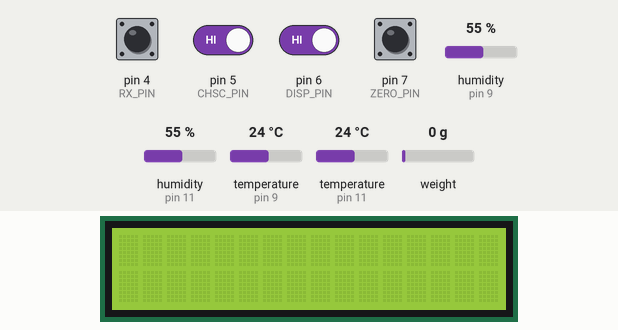
This sketch was run on a simulated Arduino Uno, built with avr-gcc and run on an emulated ATmega328P. Parts: 16×2 character LCD. The inputs (shaded band) are chosen by the test bench; at power-on: pin 4 (RX_PIN), pin 5 (CHSC_PIN), pin 6 (DISP_PIN), pin 7 (ZERO_PIN) HIGH, humidity (sensors on pin 9, pin 11) 55 %, temperature (sensors on pin 9, pin 11) 24 °C, weight on the scale 0 g. No radio packets arrive unless stated; what the sketch prints to the serial monitor is not drawn.

Above: at 5.2 s.
5.3 s: pin 4 (RX_PIN) pulled LOW for 3 s
At 9.4 s:
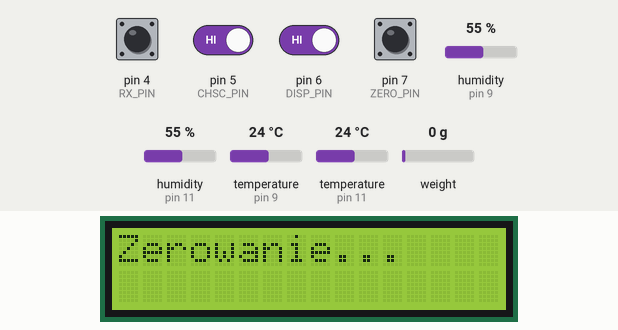
12.6 s: pin 5 (CHSC_PIN) driven LOW and pin 6 (DISP_PIN) driven LOW
At 16.7 s:
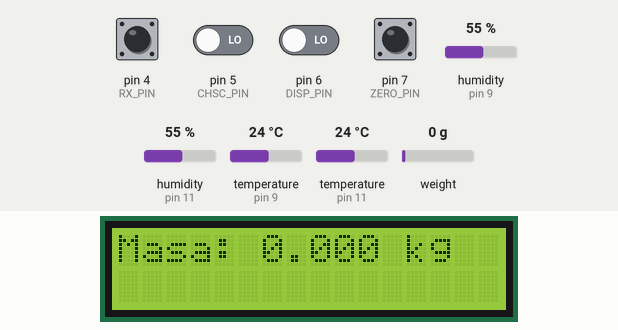
22.7 s: pin 5 (CHSC_PIN) driven HIGH
At 27.8 s:
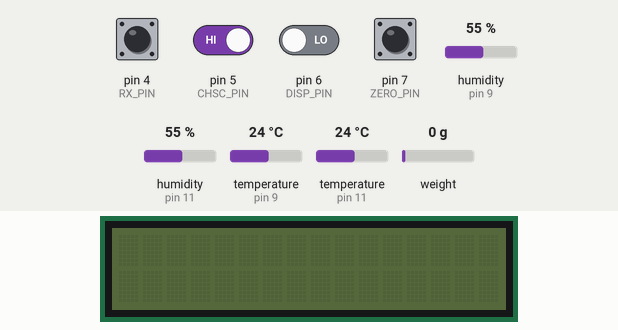
34.3 s: pin 7 (ZERO_PIN) pulled LOW for 3 s
At 37.1 s:
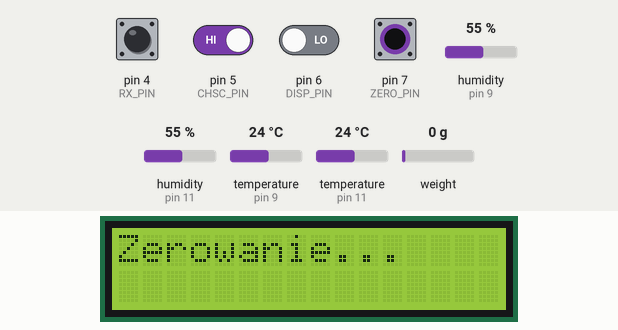
39.1 s: pin 5 (CHSC_PIN) driven LOW
At 50.5 s:
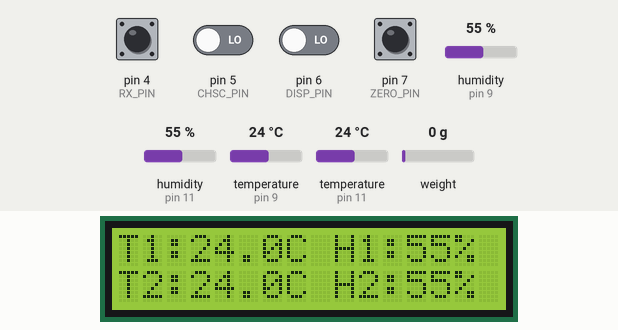
50.7 s: humidity (sensor on pin 9) set to 22 %
At 61.4 s:
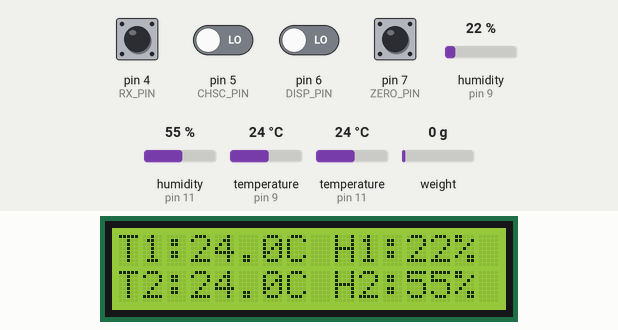
Timing chart, 0 to 62.9 s (numbered marks = the images above; inputs shaded):
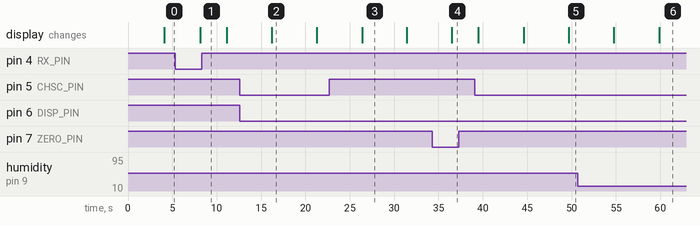

Measured:
- after the input at 5.3 s, the display: changes after 2.8 s (image 1)
- after the input at 12.6 s, the display: changes after 3.6 s (image 2)
- after the input at 22.7 s, the display: changes after 3.7 s (image 3)
- after the input at 34.3 s, the display: changes after 2.2 s (image 4)
- after the input at 39.1 s, the display: first differs from a run without the input after 5.5 s (image 5 shows a later state)
- after the input at 50.7 s, the display: first differs from a run without the input after 9.2 s (image 6)
- what the display in image 2 shows lasts 5.1 s, from 16.2 s to 21.3 s

The sketch:

MAIN.ino
```cpp
#include <Wire.h>
#include <LiquidCrystal_I2C.h>
#include "HX711.h"
#include "DHT.h"
#include <RH_ASK.h>
#include <SPI.h> // dla kompilacji RH_ASK
// ---------- Piny HX711 ----------
const int DT_PIN     = 10;
const int SCK_PIN    = 3;

// ---------- Piny przycisków ----------
const int DISP_PIN   = 6;  // toggle backlight
const int CHSC_PIN   = 5;  // jednorazowy podgląd masy
const int ZERO_PIN   = 7;  // tare
const int RX_PIN = 4;  // trigger odczytu DHT11

// ---------- DHT11 (dwa czujniki) ----------
#define DHTTYPE DHT11
DHT dht1(9, DHTTYPE);  // pierwszy DHT11 → D11
DHT dht2(11, DHTTYPE);  // drugi DHT11   → D12

// ---------- Debounce ----------
const unsigned long DEBOUNCE = 50;
unsigned long lastDisp   = 0;
unsigned long lastSave   = 0;
unsigned long lastZero   = 0;
unsigned long lastThermo = 0;

// ---------- Stany przycisków ----------
bool backlightOn = true;
bool dispLast    = HIGH;
bool saveLast    = HIGH;
bool zeroLast    = HIGH;
bool thermoLast  = HIGH;

// ---------- LCD ----------
LiquidCrystal_I2C lcd(0x27, 16, 2);

// ---------- Tensometr ----------
HX711 scale;
float last_mass = 0.0;
const float CHANGE_THRESHOLD = 0.1;  // kg

// ---------- ASK radio ----------
RH_ASK rf_driver;


int elapsed_time = 0;
const int LOOP_COUNT = 2;

bool weight_temp_flag = true;


enum {
  NONE = 0,
  TOGGLE_BACKLIGHT,
  TOGGLE_SCREEN,
  TRIGGER_RX,
  SCALE_TARE
};
int STATE = TOGGLE_SCREEN;


void setup() {
  Serial.begin(9600);


  if (!rf_driver.init()) {
    Serial.println("RF init failed");
  }
  scale.begin(10, 3);               // DT, SCK
  delay(3000);                     // stabilizacja

  scale.set_scale(23600.0);       // <- Tego nie zmieniajcie to jest git
  scale.tare();                    // zerowanie

  lcd.init();
  lcd.backlight();
  lcd.clear();

  pinMode(DISP_PIN,   INPUT_PULLUP);
  pinMode(CHSC_PIN,   INPUT_PULLUP);
  pinMode(ZERO_PIN,   INPUT_PULLUP);
  pinMode(RX_PIN, INPUT_PULLUP);


  dht1.begin();
  dht2.begin();


  Serial.println("Gotowy do pomiaru!");


}

void loop() {
     // 1) Pomiar masy
    float mass = scale.get_units(10);                    // uśrednienie
    float rounded_mass = round(mass * 1000.0) / 1000.0;  // zaokrąglenie

    if (rounded_mass < 0.0) {
        rounded_mass = 0.0;
    }
    //Serial.print("Masa: ");
    //Serial.print(rounded_mass, 3);
    //Serial.println(" kg");

    last_mass = rounded_mass;

    //Pomiar temperatury
    delay(2000);
    float h1 = dht1.readHumidity();
    float t1 = dht1.readTemperature();
    float h2 = dht2.readHumidity();
    float t2 = dht2.readTemperature();


  unsigned long now = millis();
  STATE = NONE;
  if (now - lastDisp > DEBOUNCE) {
    if (digitalRead(DISP_PIN) == LOW) {
      STATE = TOGGLE_BACKLIGHT;
      lastDisp = now;
    }
  }
  // przycisk CHSC_PIN
  if (now - lastSave > DEBOUNCE) {
    if (digitalRead(CHSC_PIN) == LOW) {
      STATE = TOGGLE_SCREEN;
      lastSave = now;
    }
  }
  // przycisk ZERO_PIN
  if (now - lastZero > DEBOUNCE) {
    if (digitalRead(ZERO_PIN) == LOW) {
      STATE = TRIGGER_RX;
      lastZero = now;
    }
  }
  // przycisk RX_PIN
  if (now - lastThermo > DEBOUNCE) {
    if (digitalRead(RX_PIN) == LOW) {
      STATE = SCALE_TARE;
      lastThermo = now;
    }
  }


    switch (STATE) {
    case TOGGLE_BACKLIGHT:
      Serial.println("Toggle backlight");
      // tu daj kod do przełączania podświetlenia
      backlightOn = !backlightOn;
      backlightOn ? lcd.backlight() : lcd.noBacklight();
      lcd.clear();
      STATE = TOGGLE_SCREEN;
      break;
    case TOGGLE_SCREEN:
      Serial.println("Toggle Screen");
      // tu daj kod do jednorazowego podglądu masy
        if(weight_temp_flag){
            lcd.clear();
            lcd.print("Masa: ");
            lcd.print(mass,3);
            lcd.print(" kg");
        }
        else{
            lcd.clear();
            if (isnan(t1)||isnan(h1)) lcd.print("Blad DHT1");
            else {
                lcd.print("T1:"); lcd.print(t1,1); lcd.print("C H1:"); lcd.print(h1,0); lcd.print("%");
            }
            lcd.setCursor(0,1);
            if (isnan(t2)||isnan(h2)) lcd.print("Blad DHT2");
            else {
                lcd.print("T2:"); lcd.print(t2,1); lcd.print("C H2:"); lcd.print(h2,0); lcd.print("%");
            }
        }
        weight_temp_flag = !weight_temp_flag;
      break;
    case TRIGGER_RX:
        Serial.println("Trigger RX");
        //
        elapsed_time = LOOP_COUNT;
        lcd.clear();
        lcd.print("Zerowanie...");
        delay(3000);
        lcd.clear();
        STATE = TOGGLE_SCREEN;
        break;
    case SCALE_TARE:
        Serial.println("Tare");
        // tu daj kod wyzwalający odczyt DHT11
        scale.tare();
        lcd.clear();
        lcd.print("Zerowanie...");
        delay(3000);
        lcd.clear();
        STATE = TOGGLE_SCREEN;
        break;
    default:
      // nic do zrobienia
      break;
  }


elapsed_time++;

  if(elapsed_time > LOOP_COUNT)
  {
    // upewniamy się, że mamy aktualne wartości z DHT (może od poprzedniego naciśnięcia)
    h1 = isnan(h1) ? dht1.readHumidity() : h1;
    t1 = isnan(t1) ? dht1.readTemperature() : t1;
    h2 = isnan(h2) ? dht2.readHumidity() : h2;
    t2 = isnan(t2) ? dht2.readTemperature() : t2;


    String msg = "" + String(mass, 3) + "kg " + String(t1, 1)
           + "C " + String(h1, 1) + "% " + String(t2, 1)
           + "C " + String(h2, 1) + "%";

  rf_driver.send((uint8_t*)msg.c_str(), msg.length());
  rf_driver.waitPacketSent();
    // debug
    Serial.print("RF-> "); Serial.print(msg); Serial.print("   "); Serial.println(h1);
    elapsed_time = 0;
  }

  // 3) SAVE: pokaz jednorazowo masę

  /*
  bool s = digitalRead(CHSC_PIN);
  if (s != saveLast && millis() - lastSave > DEBOUNCE) {
    lastSave = millis();
    if (s == LOW) {
      lcd.clear();
      lcd.print("Masa: ");
      lcd.print(mass,3);
      lcd.print(" kg");
      delay(1000);
    }
  }
  saveLast = s;

  // 4) ZERO: tare
  bool z = digitalRead(ZERO_PIN);
  if (z != zeroLast && millis() - lastZero > DEBOUNCE) {
    lastZero = millis();
    if (z == LOW) {
      scale.tare();
      lcd.clear();
      lcd.print("Zerowanie...");
      delay(1000);
    }
  }
  zeroLast = z;

  // 5) THERMO: odczyt dwóch DHT11
  bool t = digitalRead(RX_PIN);
  float h1, t1, h2, t2;
  //if (t != thermoLast && millis() - lastThermo > DEBOUNCE) {
    lastThermo = millis();
    //if (t == LOW) {
      // DHT11 potrzebuje ~2s między odczytami
      delay(2000);
      h1 = dht1.readHumidity();
      t1 = dht1.readTemperature();
      h2 = dht2.readHumidity();
      t2 = dht2.readTemperature();

      if (isnan(t1)||isnan(h1)) lcd.print("Blad DHT1");
      else {
        lcd.print("T1:"); lcd.print(t1,1); lcd.print("C H1:"); lcd.print(h1,0); lcd.print("%");
      }
      lcd.setCursor(0,1);
      if (isnan(t2)||isnan(h2)) lcd.print("Blad DHT2");
      else {
        lcd.print("T2:"); lcd.print(t2,1); lcd.print("C H2:"); lcd.print(h2,0); lcd.print("%");
      }
      // delay by display time
      delay(2000);
    //}
  //}
  thermoLast = t;

  // 6) Wyślij wszystkie dane przez RF ASK
  {
    // upewniamy się, że mamy aktualne wartości z DHT (może od poprzedniego naciśnięcia)
    h1 = isnan(h1) ? dht1.readHumidity() : h1;
    t1 = isnan(t1) ? dht1.readTemperature() : t1;
    h2 = isnan(h2) ? dht2.readHumidity() : h2;
    t2 = isnan(t2) ? dht2.readTemperature() : t2;


    String msg = "Masa ula:  " + String(mass, 3) + "kg T1:" + String(t1, 1)
           + "C H1:" + String(h1, 1) + "% T2:" + String(t2, 1)
           + "C H2:" + String(h2, 1) + "%";

  rf_driver.send((uint8_t*)msg.c_str(), msg.length());
  rf_driver.waitPacketSent();
    // debug
    //Serial.print("RF-> "); Serial.print(msg); Serial.print("   "); Serial.println(h1);
  }
  */
  delay(2000);
}
```
